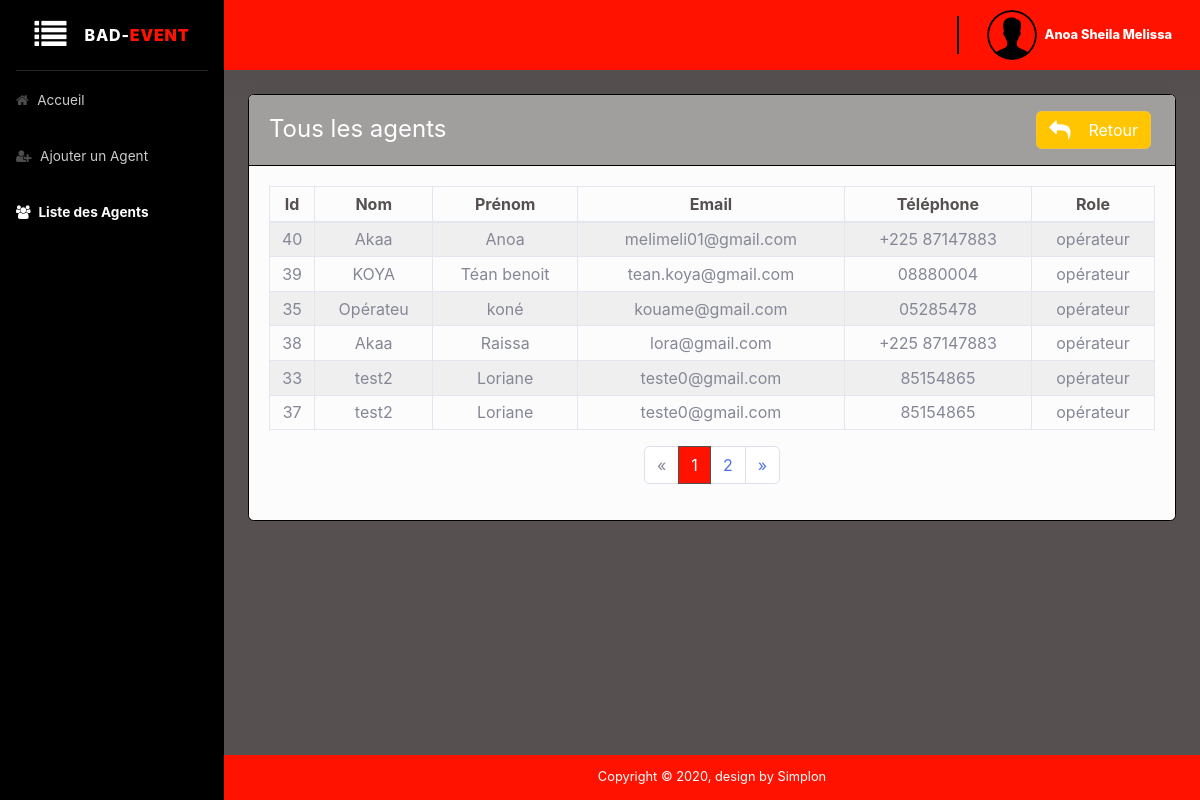
Page /administration/super-admin/listeA.php (signed in) on the committed database.
### tables this page shows
CREATE TABLE `utilisateurs` (
  `id` int(11) NOT NULL,
  `nom` varchar(255) NOT NULL,
  `prenom` varchar(255) NOT NULL,
  `genre` varchar(255) NOT NULL,
  `contact` varchar(255) NOT NULL,
  `adresse` varchar(255) NOT NULL,
  `email` varchar(255) NOT NULL,
  `motDePasse` varchar(255) NOT NULL,
  `dateInscription` datetime NOT NULL DEFAULT current_timestamp(),
  `idRole` int(11) NOT NULL,
  `image` varchar(150) DEFAULT NULL,
  `autorisationApays` text NOT NULL,
  `autorisationAtypeevent` text NOT NULL,
  `autorisationAville` text NOT NULL,
  `dateModification` datetime NOT NULL,
  `idparent` int(11) NOT NULL
);

CREATE TABLE `roles` (
  `id` int(11) NOT NULL,
  `intituleRole` varchar(255) NOT NULL,
  `description` varchar(255) NOT NULL
);

### administration/super-admin/listeA.php (the view, shortened to what this page needs)
<?php
$iduser =$_SESSION['id'];
require_once "../../database/db.php";
$getid = $_SESSION['id'];
 $requser = $db->prepare('SELECT image FROM utilisateurs WHERE id = ?');
 $requser ->execute(array($getid));
 $userphoto = $requser->fetch();
?>
    <!DOCTYPE html>
    <html lang="fr">
    <head>
        <link href="https://stackpath.bootstrapcdn.com/font-awesome/4.7.0/css/font-awesome.min.css" rel="stylesheet" type="text/css">
        <link rel="stylesheet" type="text/css" href="https://cdn.datatables.net/1.10.18/css/dataTables.bootstrap4.min.css">
        <link href="../bootstrap/css/bootstrap.min.css" rel="stylesheet">
    </head>
    <body id="page-top">
        <div id="wrapper">
            <ul class="navbar-nav sidebar sidebar-dark accordion" id="accordionSidebar" style="background: #000 !important;">
                <span class="sidebar-brand d-flex align-items-center justify-content-center">
                <div class="sidebar-brand-icon" style="cursor: pointer;">
                    <i class="fa fa-list" aria-hidden="true" id="sidebarToggle"></i>
                  </div>
                <div class="sidebar-brand-text">
                   &nbsp;&nbsp;&nbsp; BAD-<b style="color: #ff1300;">EVENT</b>
                </div>
              </span>
                <hr class="sidebar-divider my-0">
                <li class="nav-item">
                    <a class="nav-link" href="home.php">
                        <i class="fa fa-home" aria-hidden="true"></i>
                        <span>Accueil</span></a>
                </li>
                <li class="nav-item">
                    <a class="nav-link" href="ajouter_agent.php">
                        <i class="fa fa-user-plus" aria-hidden="true"></i>
                        <span>Ajouter un Agent</span>
                    </a>
                </li>
                <li class="nav-item active">
                    <a class="nav-link" href="liste_agent.php">
                        <i class="fa fa-users" aria-hidden="true"></i>
                        <span>Liste des Agents</span></a>
                </li>
            </ul>
            <div id="content-wrapper" class="d-flex flex-column">
                <div id="content">
                    <nav class="navbar navbar-expand navbar-light bg-white topbar mb-4 static-top shadow" style="background: #ff1300 !important;font-weight: 700;">
                        <ul class="navbar-nav ml-auto">
                            <div class="topbar-divider d-none d-sm-block"></div>
                            <li class="nav-item dropdown no-arrow">
                                <a class="nav-link dropdown-toggle" href="#" id="userDropdown" role="button" data-toggle="dropdown" aria-haspopup="true" aria-expanded="false">
                                <?php if (!empty($userphoto['image'])){?>
                                            <img src="avatar/<?php echo $userphoto['image'] ;?> " class="rounded-circle" width="50px" height="50px"/>
                                            <?php }else{?>
                                                <img src="Avatar/user.png" class="img-profile rounded-circle" alt="First sample avatar image">
                                                <?php } ?>&nbsp;&nbsp;
                                    <span class="d-none d-lg-inline text-gray-600 small" style="color: #fff !important;font-weight: 800;">
                                    <?= htmlspecialchars($_SESSION["prenom"]); ?>
                                </span>
                                </a>
                            </li>
                        </ul>
                    </nav>
                    <div class="container-fluid">
                        <div class="card mb-4"  style="background: #FCFCFC !important">
                            <div class="h4 card-header font-weight-normal" style="background: #a19e9e !important">
                                <div class="row">
                                    <div class="col-lg-6">
                                        <h4 class="mt-2 text-white">Tous les agents</h4>
                                    </div>
                                    <div class="col-lg-6">
                                        <a href="liste_agent.php">
                                        <button type="button" class="btn btn-warning m-1 float-right" style="background: #ffc500!important; color:#fff;">
                                            <i class="fa fa-reply fa-lg"></i>
                                            &nbsp;&nbsp; Retour
                                        </button>
                                        </a>
                                    </div>
                                </div>
                            </div>
                            <?php
                                if(isset($_GET['page']) && !empty($_GET['page'])){
                                    $currentPage = (int) strip_tags($_GET['page']);
                                }else{
                                    $currentPage = 1;
                                }
                                require_once './data/db.php';
                                $sql = "SELECT COUNT(*) AS nb_utilisateurs FROM utilisateurs WHERE idRole =2";
                                $query = $db->prepare($sql);
                                $query->execute();
                                $result = $query->fetch();
                                $nbDangers = (int) $result['nb_utilisateurs'];
                                $parPage = 6;
                                $pages = ceil($nbDangers / $parPage);
                                $premier = ($currentPage * $parPage) - $parPage;
                                $sql = "SELECT utilisateurs.id,utilisateurs.nom,utilisateurs.prenom,utilisateurs.contact,utilisateurs.email,utilisateurs.adresse,utilisateurs.idRole FROM utilisateurs LEFT JOIN roles ON roles.id=utilisateurs.idRole  WHERE idparent !=$iduser  ORDER BY dateInscription DESC LIMIT :premier, :parpage";
                                $query = $db->prepare($sql);
                                $query->bindValue(':premier', $premier, PDO::PARAM_INT);
                                $query->bindValue(':parpage', $parPage, PDO::PARAM_INT);
                                $query->execute();
                                $operateurs = $query->fetchAll(PDO::FETCH_ASSOC);
                                $o_nb = count($operateurs);
                            ?>
                                <div class="card-body">
                                    <?php if($o_nb === 0): ?>
                                    <center>
                                        <strong class="mt-4 mb-4">
                                            Pas d'informations disponible
                                        </strong>
                                    </center>
                                    <?php else: ?>
                                    <div class="row">
                                        <div class="col-lg-12">
                                            <div class="table-responsive">
                                                <table id="user_data" class="table table-striped table-sm table-bordered" style="color: #565050;">
                                                    <thead>
                                                        <tr class="text-center">
                                                            <th>Id</th>
                                                            <th>Nom</th>
                                                            <th>Prénom</th>
                                                            <th>Email</th>
                                                            <th>Téléphone</th>
                                                            <th>Role</th>
                                                        </tr>
                                                    </thead>
                                                    <tbody>
                                                        <tbody class="text-center text-secondary">
                                                            <?php  foreach($operateurs as $operateur): ?>
                                                            <tr>
                                                                <td>
                                                                    <?= $operateur['id']; ?>
                                                                </td>
                                                                <td>
                                                                    <?= $operateur["nom"]; ?>
                                                                </td>
                                                                <td>
                                                                    <?=  $operateur["prenom"]; ?>
                                                                </td>
                                                                <td>
                                                                    <?=  $operateur["email"]; ?>
                                                                </td>
                                                                <td>
                                                                    <?=  $operateur["contact"]; ?>
                                                                </td>
                                                                <td>
                                                                <?php
                                                                $req = $db->prepare('SELECT description FROM roles WHERE id = ?');
                                                                $req ->execute(array($operateur["idRole"]));
                                                                $roles_user = $req->fetch();
                                                                ?>
                                                                   <?= $roles_user["description"]; ?>
                                                                </td>
                                                            </tr>
                                                            <?php endforeach; ?>
                                                        </tbody>
                                                </table>
                                                <?php
                                                    if($afficherPagination = TRUE):
                                                ?>
                                                <nav aria-label="pagination" >
                                                    <ul class="pagination justify-content-center">
                                                        <li class="page-item <?= ($currentPage == 1) ? "disabled" : "text-danger" ?>">
                                                            <a class="page-link" href="?page=<?= $currentPage - 1 ?>" aria-label="Previous">
                                                            <span aria-hidden="true">&laquo;</span>
                                                            </a>
                                                        </li>
                                                        <?php for($page = 1; $page <= $pages; $page++): ?>
                                                            <li class="page-item <?= ($currentPage == $page) ? "active text-danger" : "" ?>">
                                                                <a class="page-link" href="?page=<?= $page ?>">
                                                                    <?= $page ?>
                                                                </a>
                                                            </li>
                                                        <?php endfor; ?>
                                                        <li class="page-item <?= ($currentPage == $pages) ? "disabled" : "text-danger" ?>">
                                                            <a class="page-link" href="?page=<?= $currentPage + 1 ?>" aria-label="Next">
                                                            <span aria-hidden="true">&raquo;</span>
                                                            </a>
                                                        </li>
                                                    </ul>
                                                </nav>
                                                <?php endif ?>
                                            </div>
                                        </div>
                                    </div>
                                    <?php endif ?>
                                </div>
                        </div>
                    </div>
                </div>
                <footer class="sticky-footer bg-white">
                    <div class="container">
                        <div class="copyright text-center">
                            <span>Copyright &copy; 2020, design by Simplon</span>
                        </div>
                    </div>
                </footer>
            </div>
        </div>
    </body>
    </html>

### rows in the picture
utilisateurs: id "40", nom "Akaa", prenom "Anoa", email "melimeli01@gmail.com", contact "+225 87147883", idRole.description "opérateur"
utilisateurs: id "39", nom "KOYA", prenom "Téan benoit", email "tean.koya@gmail.com", contact "08880004", idRole.description "opérateur"
utilisateurs: id "35", nom "Opérateu", prenom "koné", email "kouame@gmail.com", contact "05285478", idRole.description "opérateur"
utilisateurs: id "38", nom "Akaa", prenom "Raissa", email "lora@gmail.com", contact "+225 87147883", idRole.description "opérateur"
utilisateurs: id "33", nom "test2", prenom "Loriane", email "teste0@gmail.com", contact "85154865", idRole.description "opérateur"
utilisateurs: id "37", nom "test2", prenom "Loriane", email "teste0@gmail.com", contact "85154865", idRole.description "opérateur"

### other values in the picture
$_SESSION["prenom"] "Anoa Sheila Melissa"
